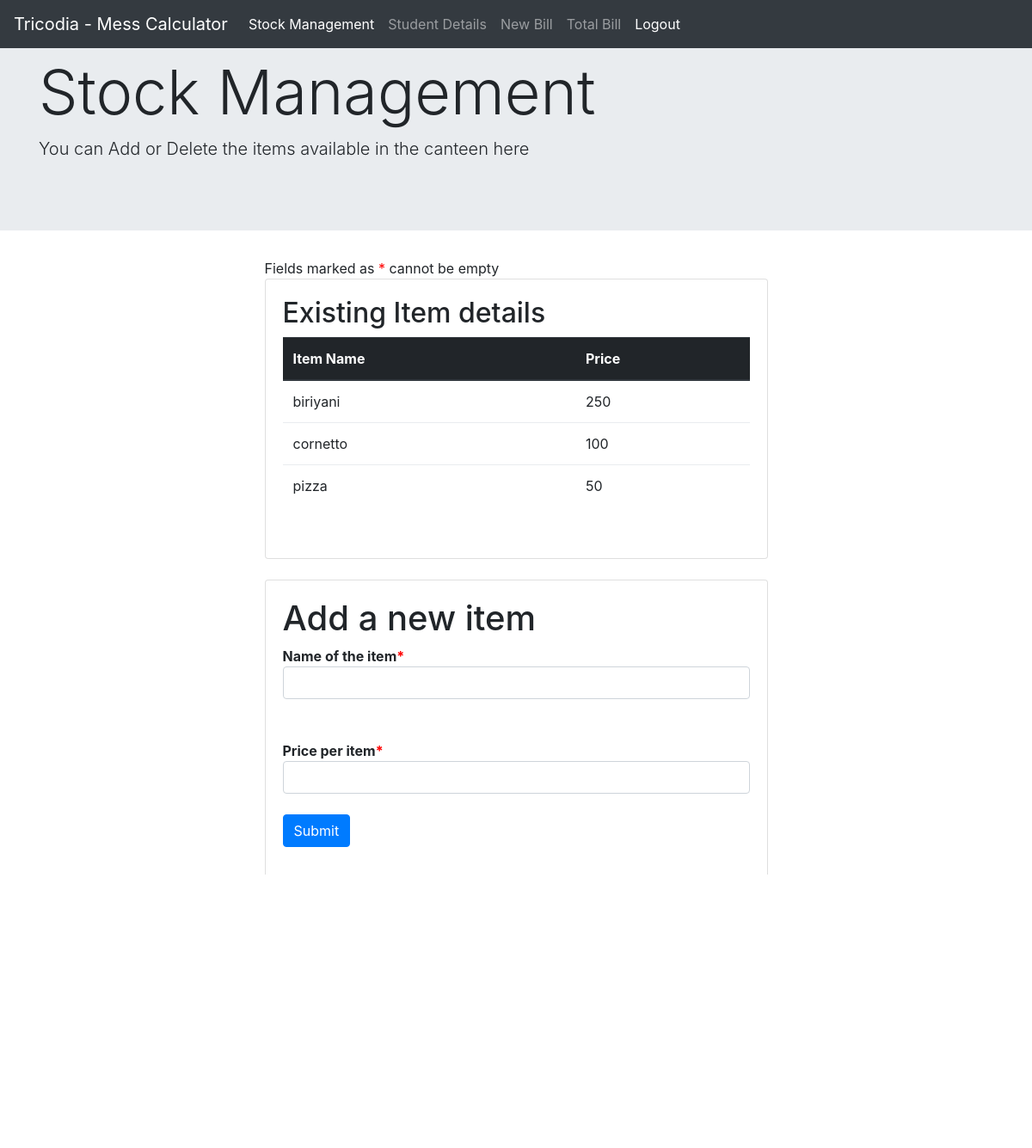
The page /xyz.php on the database as committed earlier.
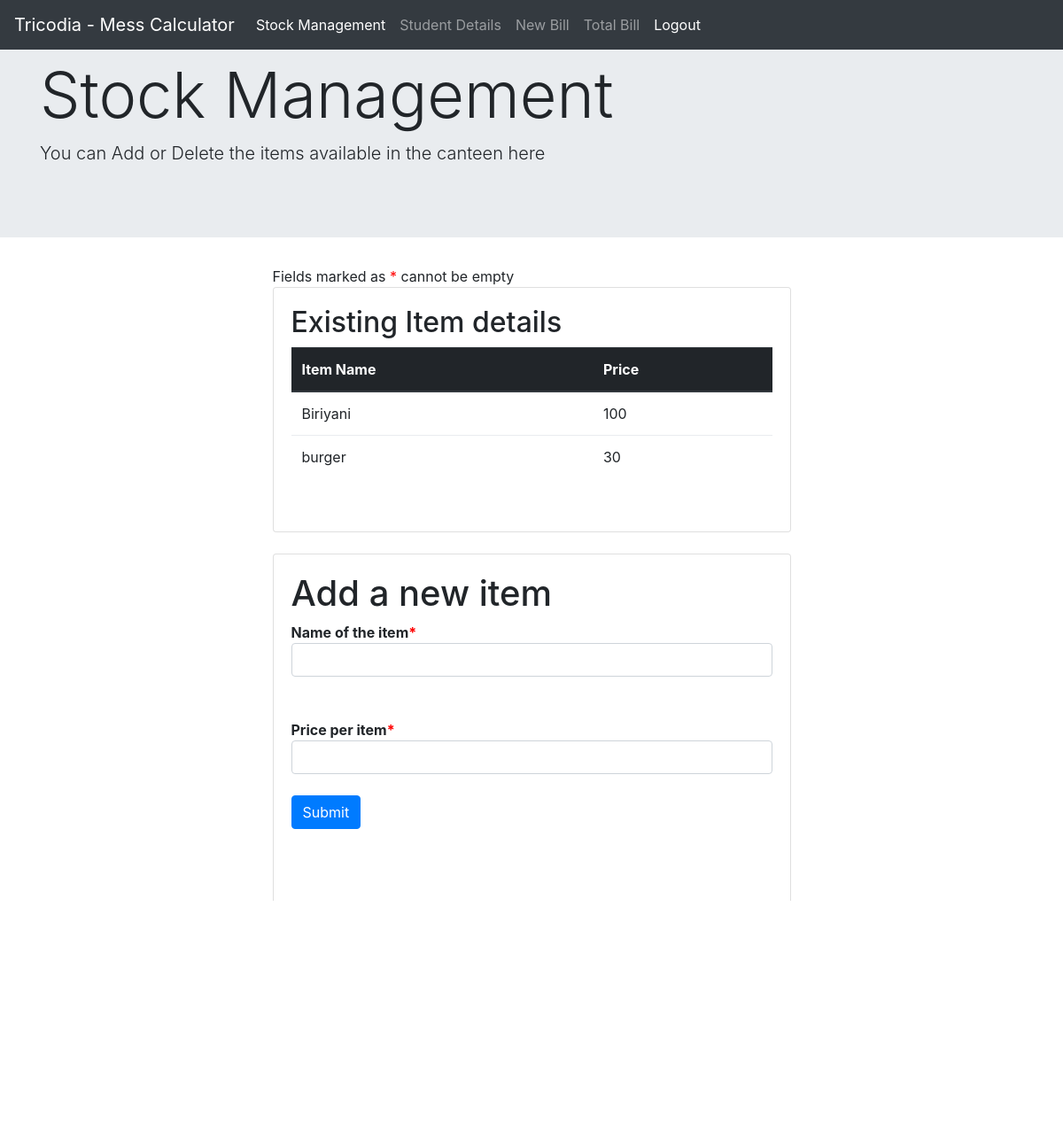
The same page on the database as committed later.
### tables this page shows
CREATE TABLE `item` (
  `item_name` varchar(20) NOT NULL,
  `price` int(11) NOT NULL
);

### xyz.php (the view, shortened to what this page needs)
<!DOCTYPE html>
<html lang="en">
<head>
</head>
<body>
<link rel="stylesheet" href="css/bootstrap.min.css">
<nav class="navbar navbar-expand-md bg-dark navbar-dark fixed-top">
  <a class="navbar-brand" href="#">Tricodia - Mess Calculator</a>
  <div class="collapse navbar-collapse" id="collapsibleNavbar">
    <ul class="navbar-nav" >
      <li class="nav-item">
        <a href=xyz.php class="nav-link active">Stock Management</a>
      </li>
      <li class="nav-item">
        <a href=new_student1.php class="nav-link">Student Details</a>
      </li>
    <li class="nav-item">
        <a href=consumption.php class="nav-link">New Bill</a>
      </li>
	<li class="nav-item">
		<a href=sam2.php class="nav-link">Total Bill</a>
		</li>
		<li class="nav-item active">
        <a class="nav-link" href="logout1.php">Logout</a>
      </li>
		</ul>
  </div>
</nav>
<div class="jumbotron jumbotron-fluid">
  <div class="container">
    <h1 class="display-3">Stock Management</h1>
    <p class="lead">You can Add or Delete the items available in the canteen here</p>
  </div>
</div>
<div class="row">
  <div class="col-sm-3"></div>
  <div class="col-sm-6">
  Fields marked as <font color='red'>*</font> cannot be empty<br/>
<div class="card">
  <div class="card-body">
<h2>
Existing Item details
</h2>
<?php
require("connect.php");
$sql1 = "SELECT * FROM item ORDER BY item_name ASC ";
$result = $conn->query($sql1);
if ($result->num_rows > 0) {
	echo "<table class='table'><thead class='thead-dark'><tr><th>Item Name</th><th>Price</th></tr></thead><tbody>";
    while($row = $result->fetch_assoc()) {
        echo "<tr><td>".$row["item_name"]."</td><td>".$row["price"]."</td></tr>";
    }
	echo "</table>";
} else {
    echo "0 Items in the menu";
}
?>
<br/>
</div></div><br/>
<div class="card">
  <div class="card-body">
<h1>Add a new item</h1>
<form action="sample.php" method="post">
<div class="form-group">
<b>Name of the item<font color='red'>*</font></b>
    <input type="text" name="iname" class="form-control"><br/><br/>
    <b>Price per item<font color='red'>*</font></b>
    <input type="number" name="price" class="form-control"><br/>
    <input type="submit" class="btn btn-primary">
</form>
</div>
<br/><br/>
</div></div><br/>
<div class="card">
  <div class="card-body">
<h1>Delete an item</h1>
<?php
require("connect.php");
echo "<form action='delete.php' method='post'>";
echo "<div class='form-group'>";
echo "<select name='select' class='form-control'>";
$sql3 = mysqli_query($conn, "SELECT * From item");
while ($row = mysqli_fetch_array($sql3)){
echo "<option value='".$row['item_name']."'>".$row['item_name']."</option>" ;
}
echo "</select>";
echo "<br/><input type='submit' value='delete' class='btn btn-danger'>";
echo "</div></form>";
?>
</div></div></div>
  <div class="col-sm-3"></div>
  <br/><br/><br/><br/>
</body>
</html>

Rows that differ between the two databases and show on the page:
removed item: item_name "biriyani", price "250"
removed item: item_name "cornetto", price "100"
removed item: item_name "pizza", price "50"
added item: item_name "Biriyani", price "100"
added item: item_name "burger", price "30"
Other text that changed with them:
form field select: "pizza" → "Biriyani"
